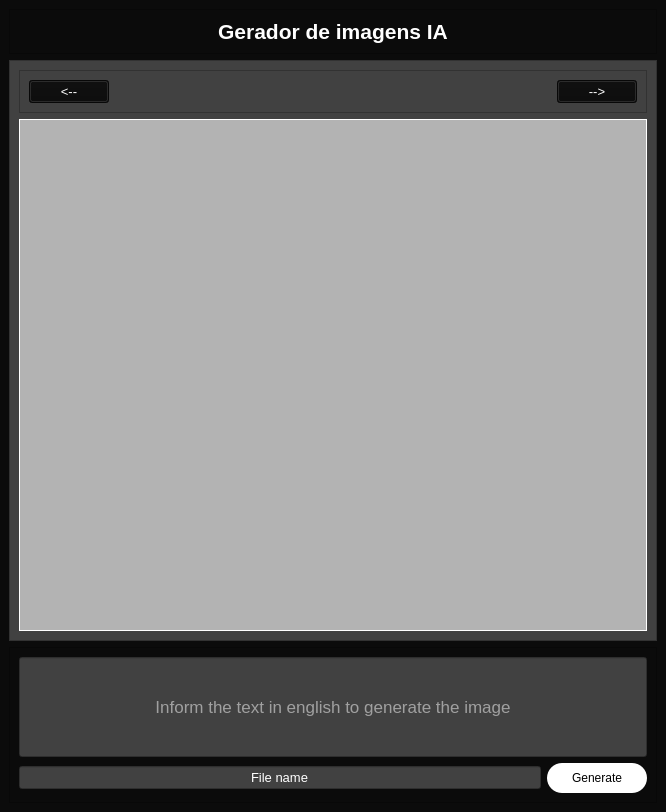
<?xml version="1.0" encoding="UTF-8"?>
<ui version="4.0">
 <class>MainWindow</class>
 <widget class="QMainWindow" name="MainWindow">
  <property name="geometry">
   <rect>
    <x>0</x>
    <y>0</y>
    <width>666</width>
    <height>724</height>
   </rect>
  </property>
  <property name="windowTitle">
   <string>MainWindow</string>
  </property>
  <property name="styleSheet">
   <string notr="true">background-color: rgb(11, 11, 11);</string>
  </property>
  <widget class="QWidget" name="centralwidget">
   <layout class="QVBoxLayout" name="verticalLayout">
    <item>
     <widget class="QFrame" name="title_frame">
      <property name="frameShape">
       <enum>QFrame::StyledPanel</enum>
      </property>
      <property name="frameShadow">
       <enum>QFrame::Raised</enum>
      </property>
      <layout class="QHBoxLayout" name="horizontalLayout_2">
       <item>
        <widget class="QLabel" name="label">
         <property name="styleSheet">
          <string notr="true">color: rgb(255, 255, 255);</string>
         </property>
         <property name="text">
          <string>&lt;html&gt;&lt;head/&gt;&lt;body&gt;&lt;p align=&quot;center&quot;&gt;&lt;span style=&quot; font-size:16pt; font-weight:700;&quot;&gt;Gerador de imagens IA&lt;/span&gt;&lt;/p&gt;&lt;/body&gt;&lt;/html&gt;</string>
         </property>
        </widget>
       </item>
      </layout>
     </widget>
    </item>
    <item>
     <widget class="QFrame" name="main_frame">
      <property name="styleSheet">
       <string notr="true">QFrame {

	background-color: rgb(65, 65, 65);
}

QPushButton {
	color: rgb(255, 255, 255);
}
QLabel {
	
	background-color: rgb(179, 179, 179);
	border: 1.4px solid white;
}</string>
      </property>
      <property name="frameShape">
       <enum>QFrame::StyledPanel</enum>
      </property>
      <property name="frameShadow">
       <enum>QFrame::Raised</enum>
      </property>
      <layout class="QVBoxLayout" name="verticalLayout_2">
       <item>
        <widget class="QFrame" name="frame">
         <property name="frameShape">
          <enum>QFrame::StyledPanel</enum>
         </property>
         <property name="frameShadow">
          <enum>QFrame::Raised</enum>
         </property>
         <layout class="QHBoxLayout" name="horizontalLayout">
          <item alignment="Qt::AlignLeft">
           <widget class="QPushButton" name="left_btn">
            <property name="font">
             <font>
              <pointsize>10</pointsize>
             </font>
            </property>
            <property name="cursor">
             <cursorShape>PointingHandCursor</cursorShape>
            </property>
            <property name="text">
             <string>&lt;--</string>
            </property>
           </widget>
          </item>
          <item alignment="Qt::AlignRight">
           <widget class="QPushButton" name="right_btn">
            <property name="font">
             <font>
              <pointsize>10</pointsize>
             </font>
            </property>
            <property name="cursor">
             <cursorShape>PointingHandCursor</cursorShape>
            </property>
            <property name="text">
             <string>--&gt;</string>
            </property>
           </widget>
          </item>
         </layout>
        </widget>
       </item>
       <item>
        <widget class="QLabel" name="img_lbl">
         <property name="minimumSize">
          <size>
           <width>512</width>
           <height>512</height>
          </size>
         </property>
         <property name="text">
          <string/>
         </property>
        </widget>
       </item>
      </layout>
     </widget>
    </item>
    <item>
     <widget class="QFrame" name="main_conteiner">
      <property name="styleSheet">
       <string notr="true">QLineEdit {
	background-color: rgb(65, 65, 65);
	color: rgb(255, 255, 255);
}

QPushButton {
	background-color: rgb(255, 255, 255);
	border: solid 0px;
	font: 75 12px &quot;Segoe Print&quot;;
	border-radius: 15px;

}

QPushButton:hover {
	
	background-color: rgb(56, 116, 255);
	color: rgb(255, 255, 255);
}</string>
      </property>
      <property name="frameShape">
       <enum>QFrame::StyledPanel</enum>
      </property>
      <property name="frameShadow">
       <enum>QFrame::Raised</enum>
      </property>
      <layout class="QVBoxLayout" name="verticalLayout_3">
       <item>
        <widget class="QLineEdit" name="txt_description">
         <property name="minimumSize">
          <size>
           <width>0</width>
           <height>100</height>
          </size>
         </property>
         <property name="font">
          <font>
           <pointsize>13</pointsize>
          </font>
         </property>
         <property name="alignment">
          <set>Qt::AlignCenter</set>
         </property>
         <property name="placeholderText">
          <string>Inform the text in english to generate the image</string>
         </property>
        </widget>
       </item>
       <item>
        <layout class="QHBoxLayout" name="horizontalLayout_3">
         <item>
          <widget class="QLineEdit" name="txt_name_file">
           <property name="font">
            <font>
             <pointsize>10</pointsize>
             <underline>false</underline>
             <stylestrategy>PreferDefault</stylestrategy>
            </font>
           </property>
           <property name="text">
            <string>File name</string>
           </property>
           <property name="alignment">
            <set>Qt::AlignCenter</set>
           </property>
          </widget>
         </item>
         <item>
          <widget class="QPushButton" name="btn_generate">
           <property name="minimumSize">
            <size>
             <width>100</width>
             <height>30</height>
            </size>
           </property>
           <property name="text">
            <string>Generate</string>
           </property>
          </widget>
         </item>
        </layout>
       </item>
      </layout>
     </widget>
    </item>
   </layout>
   <zorder>title_frame</zorder>
   <zorder>main_frame</zorder>
   <zorder>main_conteiner</zorder>
  </widget>
 </widget>
 <resources/>
 <connections/>
</ui>
